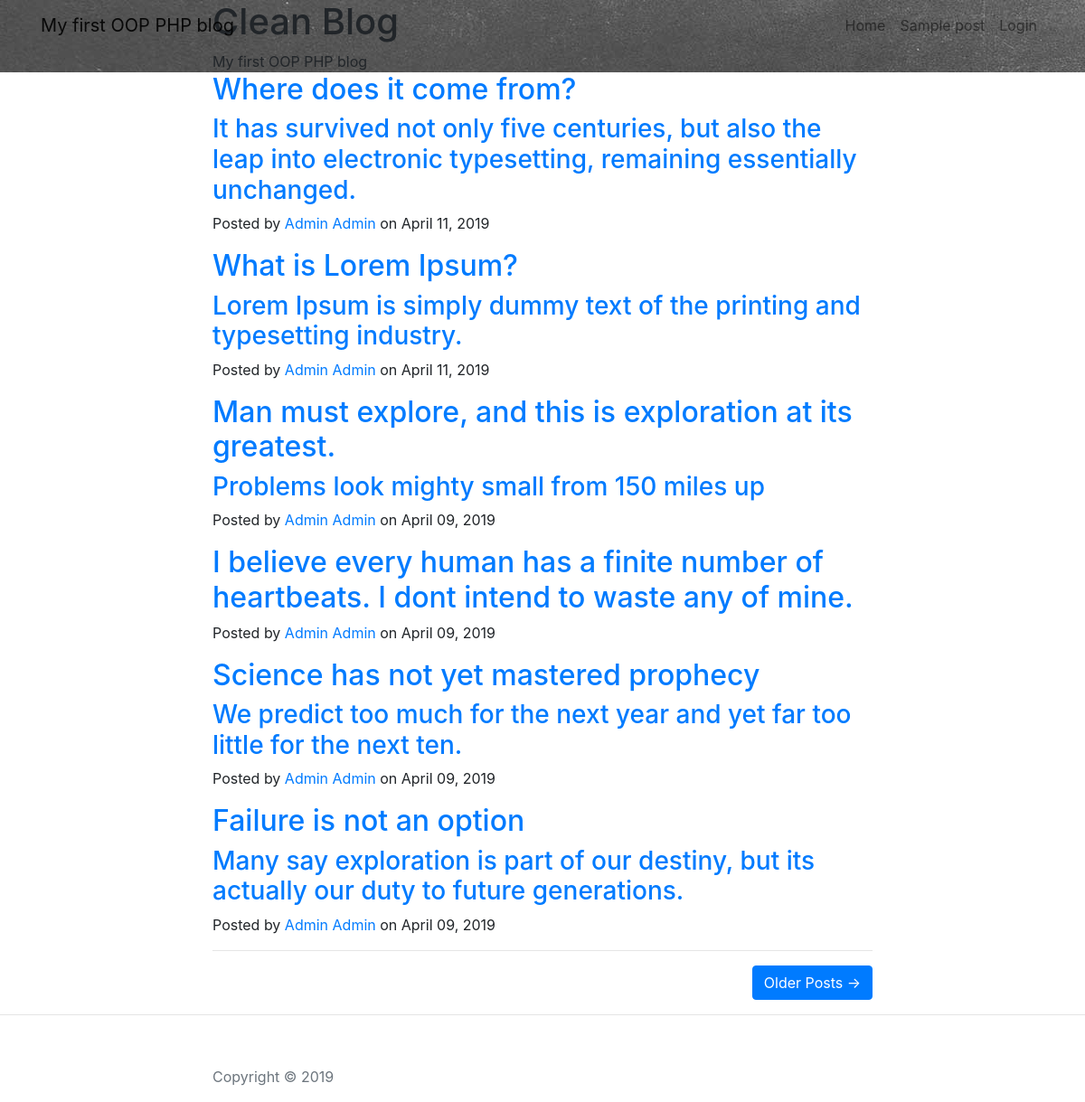
The page / on the database its author committed.
### tables this page shows
CREATE TABLE `posts` (
  `id` int(11) NOT NULL,
  `title` varchar(255) NOT NULL,
  `post` text NOT NULL,
  `author_id` int(11) NOT NULL,
  `date_posted` date NOT NULL
);

### DBConfig.php (called while the page is built, shortened)
<?php
class DBConfig {
	public function __construct() {
		if (!isset($coon)) {
			$this->host='localhost';
			$this->username='root';
			$this->password='';
			$this->db='fblog';
			$this->conn= new mysqli($this->host,$this->username,$this->password,$this->db);
		}
	}
}

### BlogPosts.php (called while the page is built, shortened)
<?php
include_once('DBConfig.php');
class BlogPosts extends DBConfig {
	private $title;
	private $post;
	private $author;
	private $date_posted;
	public function setDetails($title=null,$post=null,$author=null,$date_posted=null) {
		$this->title=$title;
		$this->post=$post;
		$sql="SELECT firstLastName FROM author WHERE id=".$author;
		$firstLastName=$this->getPosts($sql);
		foreach ($firstLastName as $key => $firstLast) {
			$this->author=$firstLast['firstLastName'];
		}
		$splitDate=explode("-",$date_posted);
		$month=$this->getDate($splitDate[1]);
		$this->date_posted=" on ".$month." ".$splitDate[2].", ".$splitDate[0];
	}
	public function getDetails() {
		return ['title'=>$this->title,'post'=>$this->post,'author'=>$this->author,'date_posted'=>$this->date_posted];
	}
	public function getPosts($query) {
		$result=$this->conn->query($query);
		$rows= array();
		while($row = $result->fetch_assoc()) {
			$rows[]= $row;
		}
		return $rows;
	}
	public function getDate($month) {
		switch ($month) {
		case "04":
			$month="April";
			break;
	}
	return $month;
	}
}

### index.php (the view, shortened to what this page needs)
<?php
include_once('header.php');
include_once('BlogPosts.php');
$posts=new BlogPosts();
$query="SELECT * FROM posts ORDER BY id DESC";
$result=$posts->getPosts($query);
?>
  <header class="masthead" style="background-image: url('img/index.jpg')">
    <div class="container">
      <div class="row">
        <div class="col-lg-8 col-md-10 mx-auto">
          <div class="site-heading">
            <h1>Clean Blog</h1>
            <span class="subheading">My first OOP PHP blog</span>
          </div>
        </div>
      </div>
    </div>
  </header>
  <div class="container">
    <div class="row">
      <div class="col-lg-8 col-md-10 mx-auto">
        <?php
        if (is_array($result) || is_object($result)) {
            foreach ($result as $key => $res) {
              $posts->setDetails($res['title'],$res['post'],$res['author_id'],$res['date_posted']);
              $post=$posts->getDetails();?>
        <div class="post-preview">
          <a href="post.php?id=<?php echo $res['id'];?>">
            <h2 class="post-title">
              <?php echo $post['title']; ?>
            </h2>
            <h3 class="post-subtitle">
              <?php echo $post['post']; ?>
            </h3>
          </a>
          <p class="post-meta">Posted by
            <a href="#"><?php echo $post['author']; ?></a><?php
            echo $post['date_posted'];
            ?></p>
        </div>
        <?php
      }
        }
        ?>
        <hr>
        <div class="clearfix">
          <a class="btn btn-primary float-right" href="#">Older Posts &rarr;</a>
        </div>
      </div>
    </div>
  </div>
<?php
include_once('footer.php');
?>

### header.php (shortened to what this page needs)
<!DOCTYPE html>
<html lang="en">
<head>
  <link href="bootstrap/css/bootstrap.min.css" rel="stylesheet">
  <link href="https://blackrockdigital.github.io/startbootstrap-clean-blog/vendor/fontawesome-free/css/all.min.css" rel="stylesheet" type="text/css">
  <link href="https://blackrockdigital.github.io/startbootstrap-clean-blog/css/clean-blog.min.css" rel="stylesheet">
</head>
<body>
  <nav class="navbar navbar-expand-lg navbar-light fixed-top" id="mainNav">
    <div class="container">
      <a class="navbar-brand" href="index.php">My first OOP PHP blog</a>
      <div class="collapse navbar-collapse" id="navbarResponsive">
        <ul class="navbar-nav ml-auto">
          <li class="nav-item">
            <a class="nav-link" href="index.php">Home</a>
          </li>
          <li class="nav-item">
           <?php
          		if(isset($_SESSION['username'])) {
          			echo '<a class="nav-link" href="addpost.php">Add new post</a>';
          		}else {
          			?>
            <a class="nav-link" href="post.php?id=1">Sample post</a>
            <?php
          		}
          	?>
          </li>
          <li class="nav-item">
          	<?php
          		if(isset($_SESSION['username'])) {
          			echo '<a class="nav-link" href="logout.php">Logout</a>';
          		}else {
          			?>
            <a class="nav-link" href="login.php">Login</a>
            <?php
          		}
          	?>
          </li>
        </ul>
      </div>
    </div>
  </nav>

### footer.php (shortened to what this page needs)
<hr>
  <footer>
    <div class="container">
      <div class="row">
        <div class="col-lg-8 col-md-10 mx-auto">
          <ul class="list-inline text-center">
          </ul>
          <p class="copyright text-muted">Copyright &copy;  2019</p>
        </div>
      </div>
    </div>
  </footer>
</body>
</html>

### rows shown on the page
posts: title "Where does it come from?", post "It has survived not only five centuries, but also the leap into electronic typesetting, remaining essentially unchanged.", author "Admin Admin", date_posted "on April 11, 2019"
posts: title "What is Lorem Ipsum?", post "Lorem Ipsum is simply dummy text of the printing and typesetting industry.", author "Admin Admin", date_posted "on April 11, 2019"
posts: title "Man must explore, and this is exploration at its greatest.", post "Problems look mighty small from 150 miles up", author "Admin Admin", date_posted "on April 09, 2019"
posts: title "I believe every human has a finite number of heartbeats. I dont intend to waste any of mine.", author "Admin Admin", date_posted "on April 09, 2019"
posts: title "Science has not yet mastered prophecy", post "We predict too much for the next year and yet far too little for the next ten.", author "Admin Admin", date_posted "on April 09, 2019"
posts: title "Failure is not an option", post "Many say exploration is part of our destiny, but its actually our duty to future generations.", author "Admin Admin", date_posted "on April 09, 2019"
